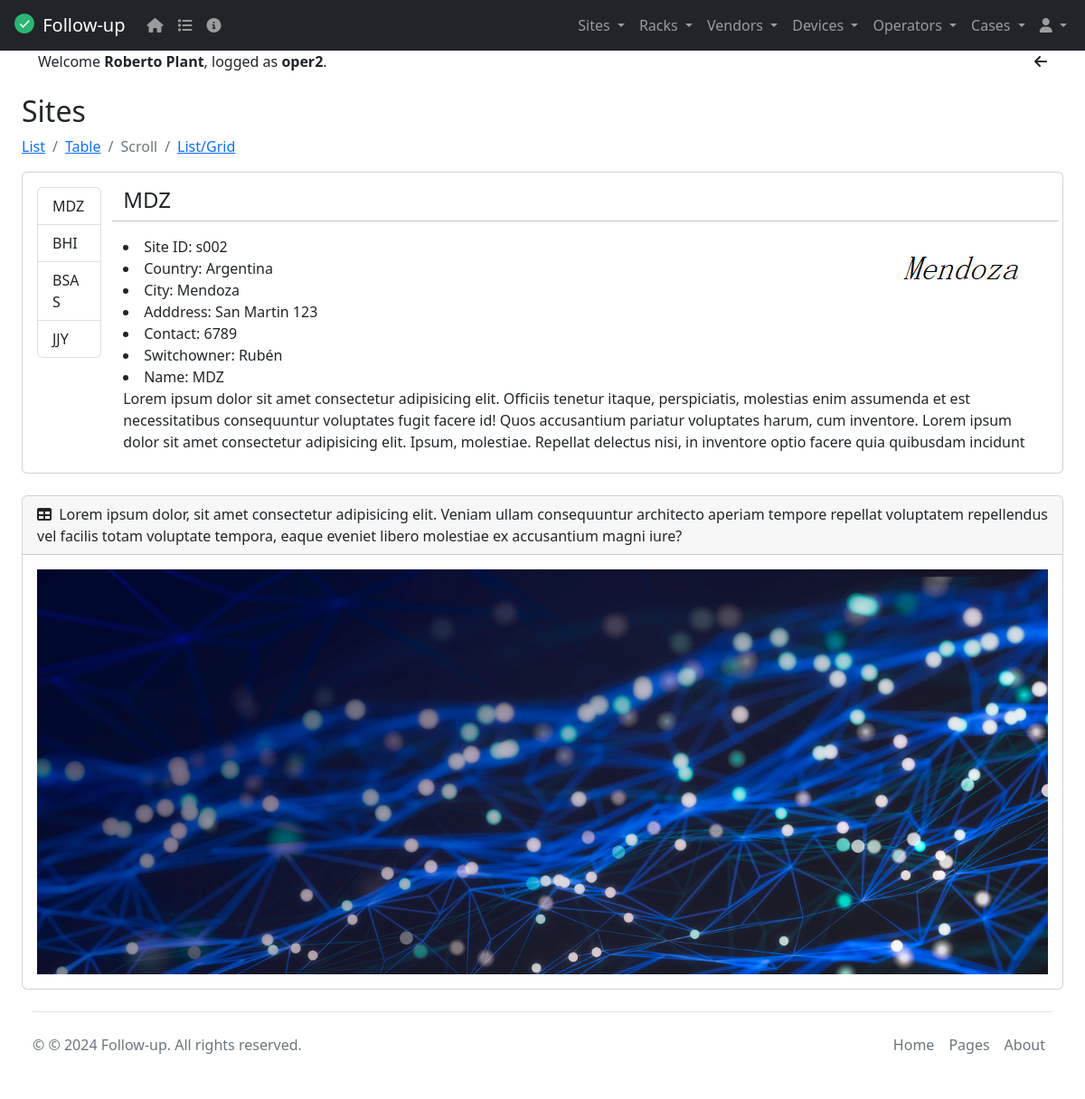
The page /site_scroll/ (signed in) on the database its author committed.
### tasks/models.py (models this page shows, shortened)
class Site(models.Model):
  siteId = models.CharField(max_length=6)
  name = models.CharField(max_length=20)
  address = models.CharField(max_length=30)
  city = models.CharField(max_length=20)
  country = models.CharField(max_length=20)
  switchowner = models.CharField(max_length=30)
  contact = models.IntegerField(default=0)
  siteImage = models.ImageField(upload_to='sites', blank=True, null=True, default="/media/static/default.png") # default=""
  class Meta():
    verbose_name = 'Site'
    verbose_name_plural = 'Sites'
    ordering = ('siteId', 'name')
    unique_together = ('siteId', 'name')

### tasks/views.py (the view)
# urls.py: path('site_scroll/', views.site_scroll, name='site_scroll'),
@login_required
def site_scroll(request):
    sites = Site.objects.filter()
    return render(request, 'site_scroll.html', {"sites": sites})

### tasks/templates/site_scroll.html (shortened to what this page needs)
{% extends 'base.html' %}
{% block content %}
<h2 class="mt-4">Sites</h2>
<nav aria-label="breadcrumb">
  <ol class="breadcrumb">
    <li class="breadcrumb-item"><a href="/sites">List</a></li>
    <li class="breadcrumb-item"><a href="/site_table">Table</a></li>
    <li class="breadcrumb-item active" aria-current="page">Scroll</li>
    <li class="breadcrumb-item"><a href="/site_listgrid/1">List/Grid</a></li>
  </ol>
</nav>
<div class="card mb-4">
  <div class="card-body" >
    <div class="row">
      <div class="col-1">
        <div id="list-example" class="list-group">
          {% for site in sites %}
          <a class="list-group-item list-group-item-action" href="#{{site.id}}">{{site.name}}</a>
          {% endfor %}
        </div>
      </div>
      <div class="col-11 overflow-auto" style="height: 300px;">
        {% for site in sites %}
        <div data-bs-spy="scroll" data-bs-target="#list-example" data-offset="100" data-bs-smooth-scroll="true" class="scrollspy-example" tabindex="0">
          <div class="row">
            <div class="col-6">
              <div id="{{site.id}}"><h4>{{site.name}}</h4></div>
            </div>
            <div class="col-6">
            </div>
            <hr>
          </div>
          <div class="row">
            <div class="col-6">
              <li>Site ID: {{site.siteId}}</li>
              <li>Country: {{site.country}}</li>
              <li>City: {{site.city}}</li>
              <li>Adddress: {{site.address}}</li>
              <li>Contact: {{site.contact}}</li>
              <li>Switchowner: {{site.switchowner}}</li>
              <li>Name: {{site.name}}</li>
            </div>
            <div class="col-6">
              <section>
                <img
                class="img-fluid float-end"
                src="{{ site.siteImage.url }}"
                alt="{{ site.name }}"/>
              </section>
            </div>
            <br>
            <p>
              Lorem ipsum dolor sit amet consectetur adipisicing elit. Officiis tenetur itaque, perspiciatis, molestias enim assumenda et est necessitatibus consequuntur voluptates fugit facere id! Quos accusantium pariatur voluptates harum, cum inventore.
              Lorem ipsum dolor sit amet consectetur adipisicing elit. Ipsum, molestiae. Repellat delectus nisi, in inventore optio facere quia quibusdam incidunt ipsam consectetur blanditiis illum quod impedit aliquid excepturi illo! Quae!
              Lorem ipsum, dolor sit amet consectetur adipisicing elit. Quibusdam error quis velit quidem, vero beatae qui voluptates reiciendis voluptas explicabo, maxime incidunt? Animi cum dolore iure a accusamus, deserunt vero!
              Lorem ipsum dolor sit amet consectetur adipisicing elit. Facere necessitatibus, quas ipsa fugiat dolores eos ad voluptas cumque officia aperiam ratione quidem incidunt accusantium, dolorum quae quo iusto quos perspiciatis.
            </p>
            <br>
            <br>
          </div>
        </div>
        {% endfor %}
      </div>
    </div>
  </div>
</div>
{% endblock %}

### tasks/templates/base.html (shortened to what this page needs)
<!DOCTYPE html>
<html lang="en" data-bs-theme="dark">
  <head>
    <link rel="stylesheet" href="https://cdn.jsdelivr.net/npm/bootstrap@5.2.0/dist/css/bootstrap.min.css">
    <link href="https://cdn.datatables.net/v/dt/jq-3.7.0/jszip-3.10.1/dt-2.0.8/af-2.7.0/b-3.0.2/b-colvis-3.0.2/b-html5-3.0.2/b-print-3.0.2/cr-2.0.3/date-1.5.2/fc-5.0.1/fh-4.0.1/kt-2.12.1/r-3.0.2/rg-1.5.0/rr-1.5.0/sc-2.4.3/sb-1.7.1/sp-2.3.1/sl-2.0.3/sr-1.4.1/datatables.min.css" rel="stylesheet">
    <link rel="stylesheet" href="https://cdnjs.cloudflare.com/ajax/libs/font-awesome/6.5.2/css/all.min.css">
  </head>
  <body>
  {% include 'navbar.html' %}
    <div id="layoutSidenav_content">
      <main>
        <div class="container-fluid px-4">
          {% if user.is_authenticated %}
          <div class="container text-center">
            <div class="row">
              <div class="col">
                <div class="text-start">
                  Welcome <strong>{{request.user.first_name}} {{request.user.last_name}}</strong>,
                  logged as <strong>{{request.user.username}}</strong>.
                </div>
              </div>
              <div class="col col-lg-2">
                <div class="text-end">
                  <i class="fa fa-arrow-left" aria-hidden="true" onclick="window.history.back()"></i>
                </div>
              </div>
            </div>
          </div>
          {% endif %}
          {% block content %}
          {% endblock %}
          {% include 'footer.html' %}
        </div>
      </main>
    </div>
  </body>
</html>

### tasks/templates/base.html (style rules this page uses)
html { scroll-padding-top: 220px; }
body { position: relative; overflow-y: auto; }

### rows shown on the page
Site: name "MDZ", siteId "s002", country "Argentina", city "Mendoza", address "San Martin 123", contact "6789", switchowner "Rubén", siteImage (picture)
Site: name "BHI"
Site: name "BSAS"
Site: name "JJY"

### other values the page prints
{{ request.user.first_name }} "Roberto"
{{ request.user.last_name }} "Plant"
{{ request.user.username }} "oper2"
